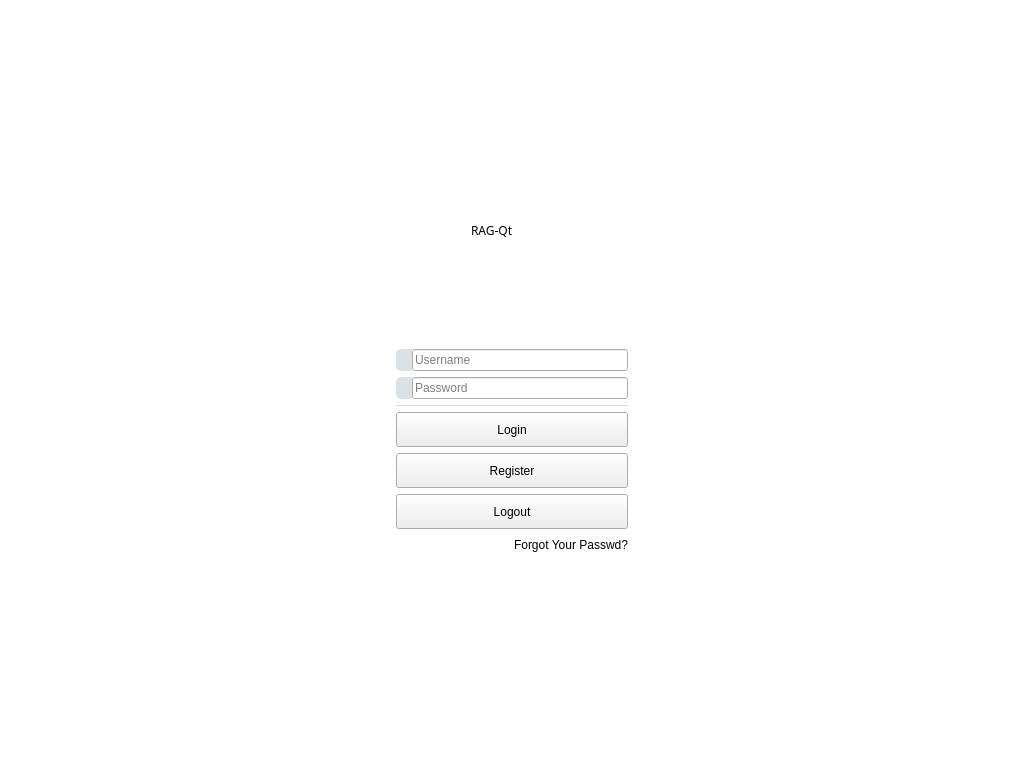
<?xml version="1.0" encoding="UTF-8"?>
<ui version="4.0">
 <class>LoginPage</class>
 <widget class="QWidget" name="LoginPage">
  <property name="geometry">
   <rect>
    <x>0</x>
    <y>0</y>
    <width>1024</width>
    <height>768</height>
   </rect>
  </property>
  <property name="windowTitle">
   <string>RAG-Qt</string>
  </property>
        <property name="styleSheet">
         <string notr="true">QWidget#LoginPage{background: transparent;}</string>
        </property>
  <layout class="QGridLayout" name="gridLayout_2">
   <property name="leftMargin">
    <number>0</number>
   </property>
   <property name="topMargin">
    <number>0</number>
   </property>
   <property name="rightMargin">
    <number>0</number>
   </property>
   <property name="bottomMargin">
    <number>0</number>
   </property>
   <property name="spacing">
    <number>0</number>
   </property>
   <item row="0" column="0">
    <widget class="QWidget" name="wgtLogin" native="true">
     <property name="styleSheet">
                        <string notr="true">QWidget#wgtLogin{background: transparent;}</string>
     </property>
     <layout class="QGridLayout" name="gridLayout_3">
      <item row="1" column="1">
       <widget class="QWidget" name="wgtLoginPanel" native="true">
        <property name="sizePolicy">
         <sizepolicy hsizetype="Fixed" vsizetype="Fixed">
          <horstretch>0</horstretch>
          <verstretch>0</verstretch>
         </sizepolicy>
        </property>
        <property name="minimumSize">
         <size>
          <width>250</width>
          <height>400</height>
         </size>
        </property>
        <property name="autoFillBackground">
         <bool>false</bool>
        </property>
        <property name="styleSheet">
         <string notr="true">QWidget#wgtLoginPanel{background-color:rgb(255, 255, 255);
border-radius: 6px;}</string>
        </property>
        <layout class="QVBoxLayout" name="verticalLayout">
         <item>
          <layout class="QHBoxLayout" name="horizontalLayout_4">
           <property name="spacing">
            <number>0</number>
           </property>
           <item>
            <widget class="QLabel" name="lblLogo">
             <property name="minimumSize">
              <size>
               <width>75</width>
               <height>75</height>
              </size>
             </property>
             <property name="maximumSize">
              <size>
               <width>75</width>
               <height>75</height>
              </size>
             </property>
             <property name="autoFillBackground">
              <bool>false</bool>
             </property>
             <property name="styleSheet">
              <string notr="true"/>
             </property>
             <property name="text">
              <string/>
             </property>
             <property name="scaledContents">
              <bool>true</bool>
             </property>
             <property name="alignment">
              <set>Qt::AlignmentFlag::AlignCenter</set>
             </property>
            </widget>
           </item>
           <item>
            <widget class="QLabel" name="lblTitle">
             <property name="sizePolicy">
              <sizepolicy hsizetype="Expanding" vsizetype="Expanding">
               <horstretch>0</horstretch>
               <verstretch>0</verstretch>
              </sizepolicy>
             </property>
             <property name="font">
              <font>
               <family>微软雅黑</family>
               <italic>false</italic>
               <bold>false</bold>
              </font>
             </property>
             <property name="styleSheet">
              <string notr="true"/>
             </property>
             <property name="text">
              <string>RAG-Qt</string>
             </property>
             <property name="wordWrap">
              <bool>true</bool>
             </property>
            </widget>
           </item>
          </layout>
         </item>
         <item>
          <spacer name="verticalSpacer_2">
           <property name="orientation">
            <enum>Qt::Orientation::Vertical</enum>
           </property>
           <property name="sizeHint" stdset="0">
            <size>
             <width>20</width>
             <height>40</height>
            </size>
           </property>
          </spacer>
         </item>
         <item>
          <layout class="QHBoxLayout" name="horizontalLayout">
           <property name="spacing">
            <number>0</number>
           </property>
           <item>
            <widget class="QLabel" name="lblAccount">
             <property name="minimumSize">
              <size>
               <width>16</width>
               <height>0</height>
              </size>
             </property>
             <property name="styleSheet">
              <string notr="true">QLabel{border-style:inside;
border-top-left-radius:5px;
border-bottom-left-radius:5px;
background-color:#DCE1E6;
}</string>
             </property>
             <property name="text">
              <string/>
             </property>
             <property name="pixmap">
              <pixmap resource="../../res.qrc">:/icons/login_user</pixmap>
             </property>
             <property name="scaledContents">
              <bool>false</bool>
             </property>
             <property name="alignment">
              <set>Qt::AlignmentFlag::AlignCenter</set>
             </property>
            </widget>
           </item>
           <item>
            <widget class="QLineEdit" name="editAccount">
             <property name="styleSheet">
              <string notr="true"/>
             </property>
             <property name="maxLength">
              <number>30</number>
             </property>
             <property name="echoMode">
              <enum>QLineEdit::EchoMode::Normal</enum>
             </property>
             <property name="placeholderText">
              <string>Username</string>
             </property>
            </widget>
           </item>
          </layout>
         </item>
         <item>
          <layout class="QHBoxLayout" name="horizontalLayout_2">
           <property name="spacing">
            <number>0</number>
           </property>
           <item>
            <widget class="QLabel" name="lblPassword">
             <property name="minimumSize">
              <size>
               <width>16</width>
               <height>0</height>
              </size>
             </property>
             <property name="styleSheet">
              <string notr="true">QLabel{border-style:inside;
border-top-left-radius:5px;
border-bottom-left-radius:5px;
background-color:#DCE1E6;
}</string>
             </property>
             <property name="text">
              <string/>
             </property>
             <property name="pixmap">
              <pixmap resource="../../res.qrc">:/icons/login_passwd</pixmap>
             </property>
             <property name="alignment">
              <set>Qt::AlignmentFlag::AlignCenter</set>
             </property>
            </widget>
           </item>
           <item>
            <widget class="QLineEdit" name="editPassword">
             <property name="styleSheet">
              <string notr="true"/>
             </property>
             <property name="maxLength">
              <number>30</number>
             </property>
             <property name="echoMode">
              <enum>QLineEdit::EchoMode::Password</enum>
             </property>
             <property name="placeholderText">
              <string>Password</string>
             </property>
            </widget>
           </item>
          </layout>
         </item>
         <item>
          <widget class="QLabel" name="lblDividingLines">
           <property name="minimumSize">
            <size>
             <width>0</width>
             <height>1</height>
            </size>
           </property>
           <property name="maximumSize">
            <size>
             <width>16777215</width>
             <height>1</height>
            </size>
           </property>
           <property name="sizeIncrement">
            <size>
             <width>320</width>
             <height>1</height>
            </size>
           </property>
           <property name="styleSheet">
            <string notr="true">background-color: rgb(221, 221, 221);</string>
           </property>
           <property name="text">
            <string/>
           </property>
          </widget>
         </item>
         <item>
          <widget class="QPushButton" name="btnLogin">
           <property name="enabled">
            <bool>true</bool>
           </property>
           <property name="minimumSize">
            <size>
             <width>0</width>
             <height>35</height>
            </size>
           </property>
           <property name="text">
            <string>Login</string>
           </property>
           <property name="checkable">
            <bool>true</bool>
           </property>
          </widget>
         </item>
         <item>
          <widget class="QPushButton" name="btnRegister">
           <property name="enabled">
            <bool>true</bool>
           </property>
           <property name="minimumSize">
            <size>
             <width>0</width>
             <height>35</height>
            </size>
           </property>
           <property name="text">
            <string>Register</string>
           </property>
           <property name="checkable">
            <bool>true</bool>
           </property>
          </widget>
         </item>
         <item>
          <widget class="QPushButton" name="btnLogout">
           <property name="minimumSize">
            <size>
             <width>0</width>
             <height>35</height>
            </size>
           </property>
           <property name="focusPolicy">
            <enum>Qt::FocusPolicy::NoFocus</enum>
           </property>
           <property name="text">
            <string>Logout</string>
           </property>
           <property name="checkable">
            <bool>true</bool>
           </property>
          </widget>
         </item>
         <item>
          <layout class="QHBoxLayout" name="horizontalLayout_5">
           <item>
            <spacer name="horizontalSpacer_3">
             <property name="orientation">
              <enum>Qt::Orientation::Horizontal</enum>
             </property>
             <property name="sizeHint" stdset="0">
              <size>
               <width>40</width>
               <height>20</height>
              </size>
             </property>
            </spacer>
           </item>
           <item>
            <widget class="QLabel" name="lblForgotPasswd">
             <property name="text">
              <string>Forgot Your Passwd?</string>
             </property>
            </widget>
           </item>
          </layout>
         </item>
         <item>
          <layout class="QHBoxLayout" name="horizontalLayout_3">
           <item>
            <widget class="QLabel" name="lblVersionTip">
             <property name="styleSheet">
              <string notr="true">QLabel{background-color:transparent;
font: 75 14px &quot;微软雅黑&quot;;
color: #FFFFFF;
text-align: center;
}</string>
             </property>
             <property name="text">
              <string>Version:</string>
             </property>
            </widget>
           </item>
           <item>
            <widget class="QLabel" name="lblVersion">
             <property name="styleSheet">
              <string notr="true">QLabel{background-color:transparent;
font: 75 14px &quot;微软雅黑&quot;;
color: #FFFFFF;
text-align: center;
}</string>
             </property>
             <property name="text">
              <string>V1.0.0.1</string>
             </property>
             <property name="alignment">
              <set>Qt::AlignmentFlag::AlignLeading|Qt::AlignmentFlag::AlignLeft|Qt::AlignmentFlag::AlignVCenter</set>
             </property>
            </widget>
           </item>
          </layout>
         </item>
        </layout>
       </widget>
      </item>
      <item row="2" column="1">
       <spacer name="verticalSpacer_3">
        <property name="orientation">
         <enum>Qt::Orientation::Vertical</enum>
        </property>
        <property name="sizeHint" stdset="0">
         <size>
          <width>20</width>
          <height>40</height>
         </size>
        </property>
       </spacer>
      </item>
      <item row="0" column="1">
       <spacer name="verticalSpacer">
        <property name="orientation">
         <enum>Qt::Orientation::Vertical</enum>
        </property>
        <property name="sizeHint" stdset="0">
         <size>
          <width>20</width>
          <height>40</height>
         </size>
        </property>
       </spacer>
      </item>
      <item row="1" column="0">
       <spacer name="horizontalSpacer">
        <property name="orientation">
         <enum>Qt::Orientation::Horizontal</enum>
        </property>
        <property name="sizeHint" stdset="0">
         <size>
          <width>40</width>
          <height>20</height>
         </size>
        </property>
       </spacer>
      </item>
      <item row="1" column="2">
       <spacer name="horizontalSpacer_2">
        <property name="orientation">
         <enum>Qt::Orientation::Horizontal</enum>
        </property>
        <property name="sizeHint" stdset="0">
         <size>
          <width>40</width>
          <height>20</height>
         </size>
        </property>
       </spacer>
      </item>
     </layout>
    </widget>
   </item>
  </layout>
 </widget>
 <resources>
  <include location="../../res.qrc"/>
 </resources>
 <connections/>
</ui>
